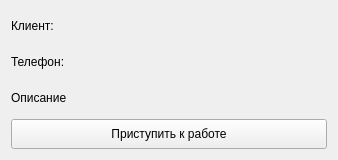
<?xml version="1.0" encoding="UTF-8"?>
<ui version="4.0">
 <class>Form</class>
 <widget class="QWidget" name="Form">
  <property name="geometry">
   <rect>
    <x>0</x>
    <y>0</y>
    <width>338</width>
    <height>158</height>
   </rect>
  </property>
  <property name="windowTitle">
   <string>Form</string>
  </property>
  <layout class="QVBoxLayout" name="verticalLayout_2">
   <item>
    <layout class="QVBoxLayout" name="verticalLayout">
     <item>
      <widget class="QLabel" name="label">
       <property name="minimumSize">
        <size>
         <width>0</width>
         <height>30</height>
        </size>
       </property>
       <property name="maximumSize">
        <size>
         <width>16777215</width>
         <height>30</height>
        </size>
       </property>
       <property name="text">
        <string>Клиент:</string>
       </property>
      </widget>
     </item>
     <item>
      <widget class="QLabel" name="label_2">
       <property name="minimumSize">
        <size>
         <width>0</width>
         <height>30</height>
        </size>
       </property>
       <property name="maximumSize">
        <size>
         <width>16777215</width>
         <height>30</height>
        </size>
       </property>
       <property name="text">
        <string>Телефон:</string>
       </property>
      </widget>
     </item>
     <item>
      <widget class="QLabel" name="label_3">
       <property name="minimumSize">
        <size>
         <width>0</width>
         <height>30</height>
        </size>
       </property>
       <property name="text">
        <string>Описание</string>
       </property>
      </widget>
     </item>
     <item>
      <widget class="QPushButton" name="pushButton">
       <property name="minimumSize">
        <size>
         <width>0</width>
         <height>30</height>
        </size>
       </property>
       <property name="maximumSize">
        <size>
         <width>16777215</width>
         <height>30</height>
        </size>
       </property>
       <property name="text">
        <string>Приступить к работе</string>
       </property>
      </widget>
     </item>
    </layout>
   </item>
  </layout>
 </widget>
 <resources/>
 <connections/>
</ui>
